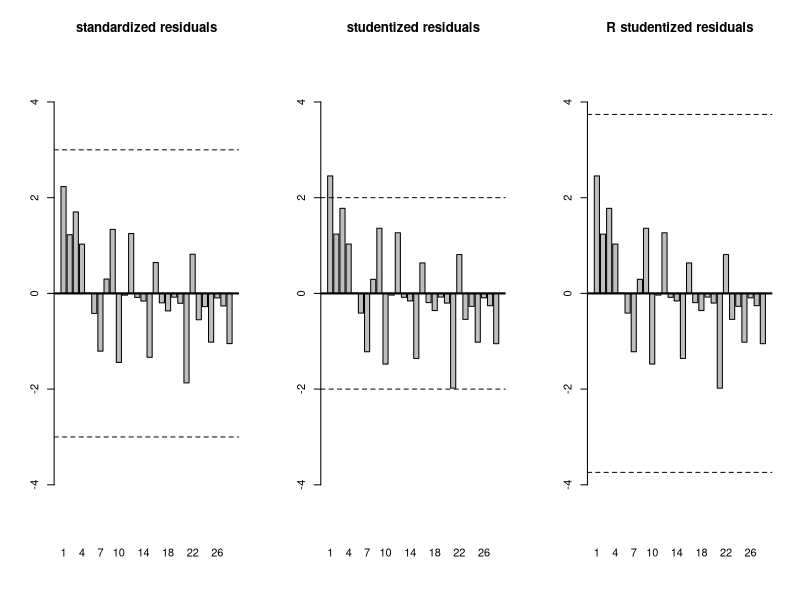
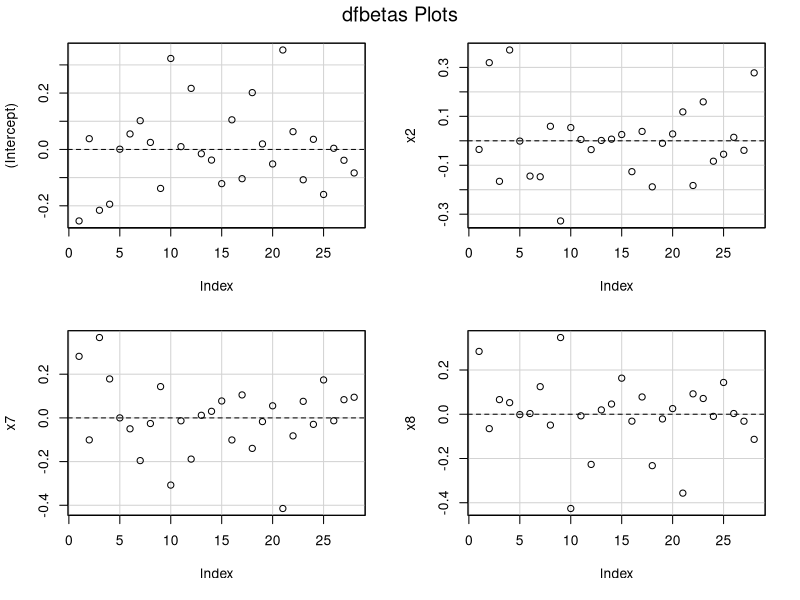
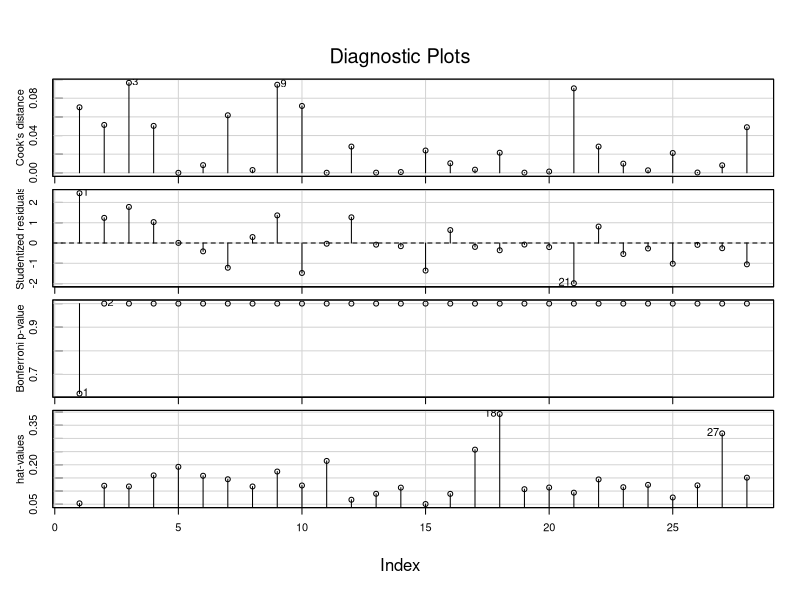
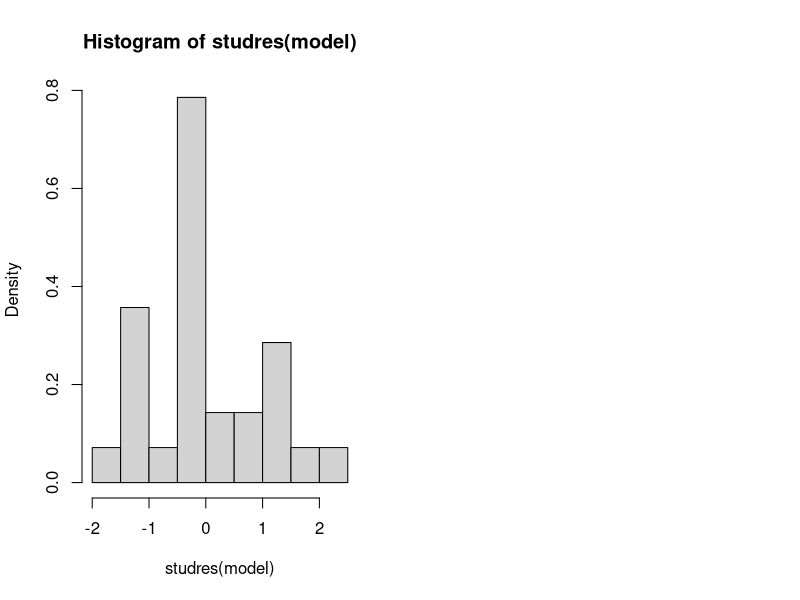

The R script that drew these images, in order: (Note: this script raises an error after producing the figures.)
## ---- chunk 1
df <- read.csv("football.csv")
model <- lm(y ~ x2 + x7 + x8, data = df)
## ---- chunk 2
library(MASS)
library(knitr)
stand_res <- matrix(stdres(model), ncol = 2, byrow=TRUE)
knitr::kable(stand_res, caption="standardized residuals")
## ---- chunk 3
stud_res <- matrix(studres(model), ncol = 2)
knitr::kable(stud_res, caption="studentized residuals")
## ---- chunk 4
r_student_res <- matrix(rstudent(model), ncol = 2)
knitr::kable(stud_res, caption="R-studentized residuals")
## ---- chunk 5
par(mfrow = c(1,3))

mp1 <- barplot(stdres(model),
               main = "standardized residuals",
               ylim = c(-5,5))
abline(h = 0, lwd = 2)
abline(h = c(-3, 3), lty = 2)
mp2 <- barplot(studres(model),
               main = "studentized residuals",
               ylim = c(-5,5))
abline(h = 0, lwd = 2)
abline(h = c(-2, 2), lty = 2)

mp3 <- barplot(rstudent(model),
               main = "R studentized residuals",
               ylim = c(-5,5))
cor.level <- 0.05/(2*28)
cor.qt <- qt(cor.level, 28 - 11 - 1, lower.tail = F)
abline(h = 0, lwd = 2)
abline(h = c(-cor.qt, cor.qt), lty = 2)

## ---- chunk 6
library(car)
knitr::kable(summary(influence.measures(model)))
dfbetasPlots(model, intercept = T)
influenceIndexPlot(model)
## ---- chunk 7
knitr::kable(vif(model))
## ---- chunk 8
par(mfrow=c(1,2))
hist(studres(model), breaks=10, freq=F)
qqPlot(model)
## ---- chunk 9
residualPlot(model, type="rstudent", quadratic=F)
